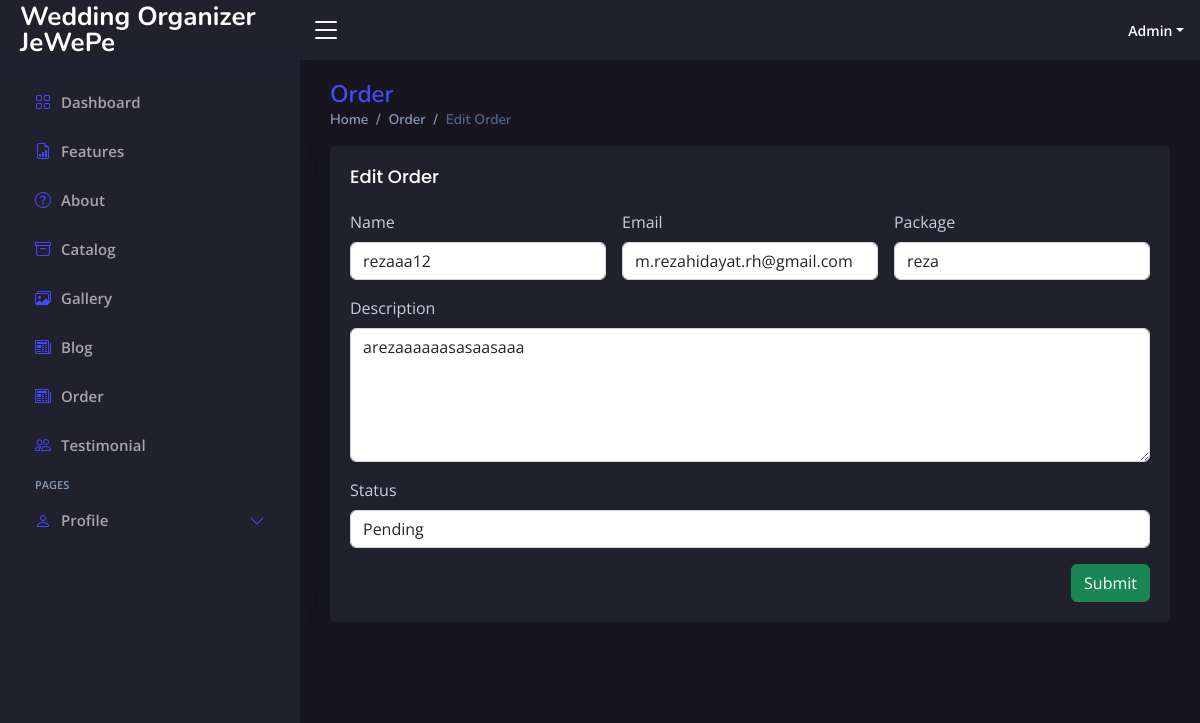
/admin/index.php?page=edit-order&id=1 (signed in), run on the app's committed database.
### tables this page shows
CREATE TABLE `order` (
  `id` int NOT NULL,
  `nama` varchar(255) NOT NULL,
  `email` varchar(255) NOT NULL,
  `paket` varchar(255) NOT NULL,
  `deskripsi` text,
  `status` enum('pending','processing','completed','cancelled') NOT NULL,
  `created_at` timestamp NULL DEFAULT CURRENT_TIMESTAMP
);

### admin/page/edit-order.php (the view, shortened to what this page needs)
<?php
require '../db-connect.php';
if (isset($_GET['id'])) {
    $id = $_GET['id'];
    $query = "SELECT * FROM `order` WHERE id='$id'";
    $result = mysqli_query($koneksi2, $query);
    $data = mysqli_fetch_assoc($result);
} else {
    echo "<script>alert('Masukkan data id.'); window.location='admin.php?page=order';</script>";
    exit;
}
?>
<div class="pagetitle">
    <h1>Order</h1>
    <nav>
        <ol class="breadcrumb">
            <li class="breadcrumb-item"><a href="index.php?page=dashboard">Home</a></li>
            <li class="breadcrumb-item"><a href="index.php?page=order">Order</a></li>
            <li class="breadcrumb-item active">Edit Order</li>
        </ol>
    </nav>
</div>
<section class="section dashboard">
    <div class="row">
        <div class="col-12">
            <div class="card order-card">
                <div class="card-body">
                    <h5 class="card-title">Edit Order</h5>
                    <form class="row g-3" id="edit-order-form">
                        <div class="col-md-4">
                            <label class="form-label">Name</label>
                            <input type="text" class="form-control" name="nama" readonly value="<?php echo $data['nama']; ?>">
                        </div>
                        <div class="col-md-4">
                            <label class="form-label">Email</label>
                            <input type="email" class="form-control" name="email" readonly value="<?php echo $data['email']; ?>">
                        </div>
                        <div class="col-md-4">
                            <label class="form-label">Package</label>
                            <input type="text" class="form-control" name="paket" readonly value="<?php echo $data['paket']; ?>">
                        </div>
                        <div class="col-12">
                            <label class="form-label">Description</label>
                            <textarea class="form-control" name="deskripsi" rows="5" readonly><?php echo $data['deskripsi']; ?></textarea>
                        </div>
                        <div class="col-12">
                            <label class="form-label">Status</label>
                            <select class="form-control" name="status" required>
                                <option value="pending" <?php echo ($data['status'] == 'pending') ? 'selected' : ''; ?>>Pending</option>
                            </select>
                        </div>
                        <div class="text-end">
                            <button type="button" class="btn btn-success" onclick="editOrder()">Submit</button>
                        </div>
                    </form>
                </div>
            </div>
        </div>
    </div>
</section>

### data on the page
order: nama "rezaaa12", email "m.rezahidayat.rh@gmail.com", paket "reza", deskripsi "arezaaaaaasasaasaaa", status "Pending"
